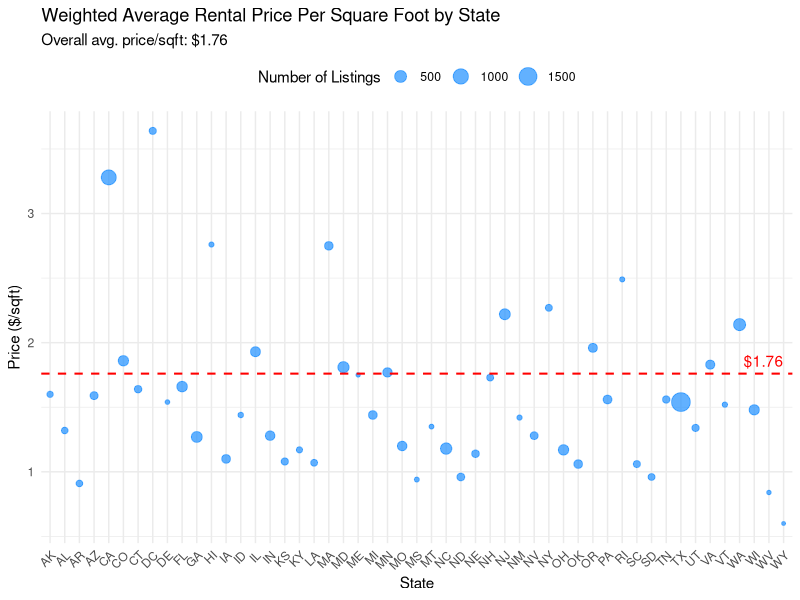

This chart was generated by the following R code:
## ---- chunk 1
knitr::opts_chunk$set(echo = FALSE)
## ---- chunk 2

# here we have two checks to make sure that the packages are loaded and installed
#if (!require(readxl)) {
#  install.packages("readxl")
#}
library(readxl)

#if (!require(knitr)) {
#  install.packages("knitr")
#}
library(knitr)

#if (!require(dplyr)) {
#  install.packages("dplyr")
#}
library(dplyr)

# Read the Excel file
df <- read_excel("cleaned_data.xlsx")

# List of valid US state abbreviations
valid_states <- c(
    "AL", "AK", "AZ", "AR", "CA", "CO", "CT", "DE", "FL", "GA",
    "HI", "ID", "IL", "IN", "IA", "KS", "KY", "LA", "ME", "MD",
    "MA", "MI", "MN", "MS", "MO", "MT", "NE", "NV", "NH", "NJ",
    "NM", "NY", "NC", "ND", "OH", "OK", "OR", "PA", "RI", "SC",
    "SD", "TN", "TX", "UT", "VT", "VA", "WA", "WV", "WI", "WY"
)

# Update the list of valid US state abbreviations to include DC
valid_states <- c(valid_states, "DC")

# Filter out rows where the state is not in the list of valid states
filtered_df_with_dc <- df[df$state %in% valid_states, ]

# Convert square_feet to numeric, setting any non-numeric values to NA
filtered_df_with_dc$square_feet <- as.numeric(as.character(filtered_df_with_dc$square_feet))

# Check for any non-numeric values that might have been converted to NAs
na_square_feet_count <- sum(is.na(filtered_df_with_dc$square_feet))
cat("Number of NA values in square_feet:", na_square_feet_count, "\n")

# Compute the average rental price per square foot and the count of observations for each state
statewise_stats <- filtered_df_with_dc %>%
  filter(!is.na(square_feet) & square_feet > 0) %>%
  group_by(state) %>%
  summarize(
    avg_price_per_sqft = round(mean(price / square_feet, na.rm = TRUE), 2),
    count = n()
  )

# Compute the weighted average rental price per square foot for each state
statewise_stats$weighted_avg_price_per_sqft <- statewise_stats$avg_price_per_sqft * statewise_stats$count

# Compute the overall weighted average rental price per square foot for the entire dataset
overall_weighted_avg_price_per_sqft <- sum(statewise_stats$weighted_avg_price_per_sqft) / sum(statewise_stats$count)

#if (!require(ggplot2)) {
#  install.packages("ggplot2")
#}
library(ggplot2)

# Create a bubble plot with adjusted red line label and legend position
bubble_plot <- ggplot(statewise_stats, aes(x = state, y = avg_price_per_sqft, size = count)) +
  geom_point(alpha = 0.7, color = "dodgerblue") +
  geom_hline(yintercept = overall_weighted_avg_price_per_sqft, color = "red", linetype="dashed", size=0.7) +
  annotate("text", x = max(statewise_stats$state), y = overall_weighted_avg_price_per_sqft + 0.1, 
           label = paste0("$", round(overall_weighted_avg_price_per_sqft, 2)), color = "red", hjust = "right") +
  labs(
    title = "Weighted Average Rental Price Per Square Foot by State",
    subtitle = paste0("Overall avg. price/sqft: $", round(overall_weighted_avg_price_per_sqft, 2)),
    x = "State",
    y = "Price ($/sqft)",
    size = "Number of Listings"
  ) +
  theme_minimal() +
  theme(
    axis.text.x = element_text(angle = 45, hjust = 1),  # Rotate x-axis labels by 45 degrees
    legend.position = "top"  # Move the legend to the top
  )

# Display the plot
bubble_plot
